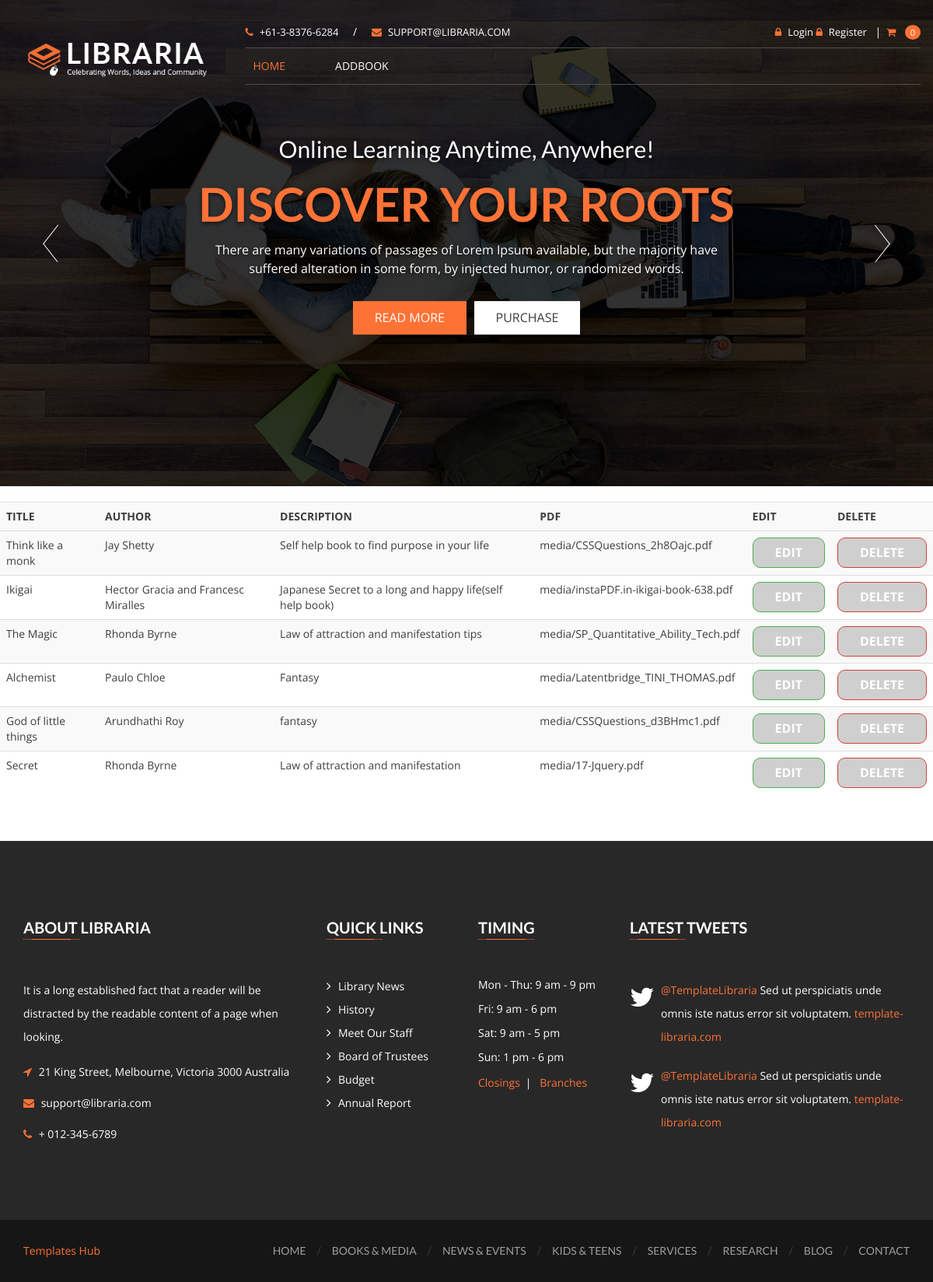
The page /librarianindex/ on the database as committed earlier.
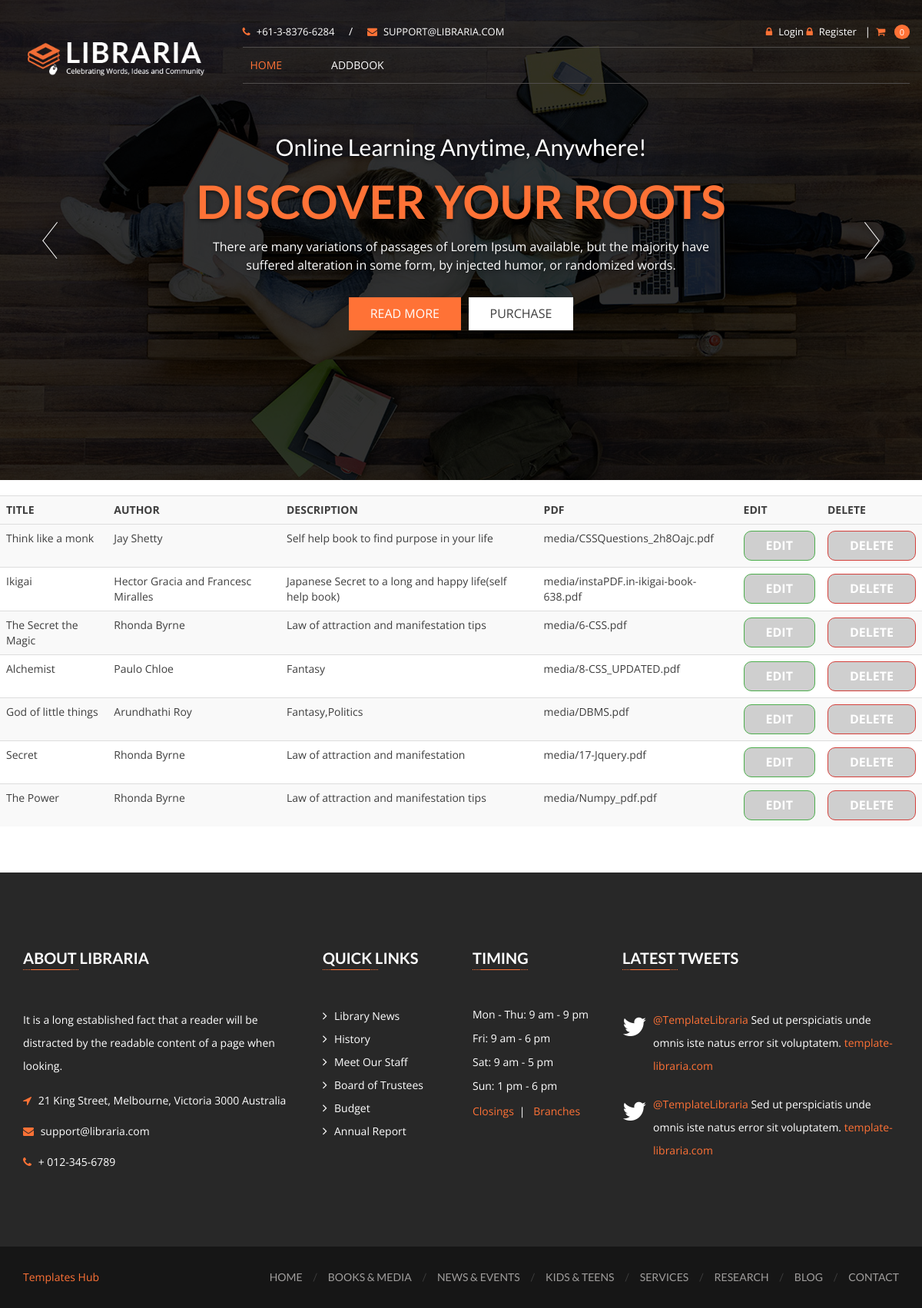
The same page on the database as committed later.
### bookstoreapp/models.py (models this page shows, shortened)
class Book(models.Model):
    name = models.CharField(max_length=100)
    author = models.CharField(max_length=100)
    desc = models.CharField(max_length=1000)
    pdf = models.FileField(upload_to='media',null=True)

### bookstoreapp/views.py (the view)
# urls.py: path('librarianindex/',v.LibrarianIndexView.as_view(),name="librarian/librarianindex"),
class LibrarianIndexView(ListView):
    model=Book
    template_name="librarian/librarianindex.html"
    context_object_name='obj'

### bookstoreapp/templates/librarian/librarianindex.html (shortened to what this page needs)
{% load static %}
<!DOCTYPE html>
<html lang="zxx">
<head>
        <link href="{% static 'theme/css/font-awesome.min.css' %}" rel="stylesheet" type="text/css" />
        <link href="{% static 'theme/css/mmenu.css' %}" rel="stylesheet" type="text/css" />
        <link href="{% static 'theme/css/mmenu.positioning.css' %}" rel="stylesheet" type="text/css" />
        <link href="{% static 'theme/style.css' %}" rel="stylesheet" type="text/css" />
    </head>
    <body>
        <header id="header-v1" class="navbar-wrapper">
            <div class="container">
                <div class="row">
                    <nav class="navbar navbar-default">
                        <div class="row">
                            <div class="col-md-3">
                                <div class="navbar-header">
                                    <div class="navbar-brand">
                                        <h1>
                                            <a href="index-2.html">
                                                <img src="{% static 'theme/images/libraria-logo-v1.png' %}" alt="LIBRARIA" />
                                            </a>
                                        </h1>
                                    </div>
                                </div>
                            </div>
                            <div class="col-md-9">
                                <div class="header-topbar hidden-sm hidden-xs">
                                    <div class="row">
                                        <div class="col-sm-6">
                                            <div class="topbar-info">
                                                <a href="tel:+61-3-8376-6284"><i class="fa fa-phone"></i>+61-3-8376-6284</a>
                                                <span>/</span>
                                                <a href="mailto:support@libraria.com"><i class="fa fa-envelope"></i>support@libraria.com</a>
                                            </div>
                                        </div>
                                        <div class="col-sm-6">
                                            <div class="topbar-links">
                                                <a href="{% url 'registration/loginpage' %}"><i class="fa fa-lock"></i>Login </a>
                                                <a href="{% url 'registration/registerpage' %}"><i class="fa fa-lock"></i>Register</a>
                                                <span>|</span>
                                                <div class="header-cart dropdown">
                                                    <a data-toggle="dropdown" class="dropdown-toggle" href="#">
                                                        <i class="fa fa-shopping-cart"></i>
                                                        <small>0</small>
                                                    </a>
                                                </div>
                                            </div>
                                        </div>
                                    </div>
                                </div>
                                <div class="navbar-collapse hidden-sm hidden-xs">
                                    <ul class="nav navbar-nav">
                                        <li class="dropdown active">
                                            <a data-toggle="dropdown" class="dropdown-toggle disabled" href="{% url 'homepage' %}">HOME</a>
                                        </li>
                                        <li><a href="{% url 'librarian/addbook' %}">ADDBOOK</a></li>
                                </ul>
                            </div>
                        </div>
                    </nav>
                </div>
            </div>
        </header>
        <div data-ride="carousel" class="carousel slide" id="home-v1-header-carousel">
            <div class="carousel-inner">
                <div class="item active">
                    <figure>
                        <img alt="Home Slide" src="{% static 'theme/images/header-slider/home-v1/header-slide.jpg' %}" />
                    </figure>
                    <div class="container">
                        <div class="carousel-caption">
                            <h3>Online Learning Anytime, Anywhere!</h3>
                            <h2>Discover Your Roots</h2>
                            <p>There are many variations of passages of Lorem Ipsum available, but the majority have suffered alteration in some form, by injected humor, or randomized words.</p>
                            <div class="slide-buttons hidden-sm hidden-xs">
                                <a href="#" class="btn btn-primary">Read More</a>
                                <a href="#" class="btn btn-default">Purchase</a>
                            </div>
                        </div>
                    </div>
                </div>
            </div>
            <a class="left carousel-control" href="#home-v1-header-carousel" data-slide="prev"></a>
            <a class="right carousel-control" href="#home-v1-header-carousel" data-slide="next"></a>
        </div>
<body >
    <table class='table table-primary table-striped'>
        <tr>
            <th>TITLE</th>
            <th>AUTHOR</th>
            <th>DESCRIPTION</th>
            <th>PDF</th>
            <th>EDIT</th>
            <th>DELETE</th>
        </tr>
        <tr>
            {% for i in obj %}
        <tr>
            <td>{{i.name}}</td>
            <td>{{i.author}}</td>
            <td>{{i.desc}}</td>
            <td>{{i.pdf}}</td>
            <td>
                <a href="{% url 'librarian/editbookpage' i.id %}" class="btn btn-success badge">EDIT</a>
            </td>
            <td><a class="btn btn-danger badge" href="{%url 'librarian/deletepage' i.id %}">DELETE</a></td>
        </tr>
        {% endfor %}
        </tr>
        <br>
    </table>
    <br>
    <br>
    <footer class="site-footer">
        <div class="container">
            <div id="footer-widgets">
                <div class="row">
                    <div class="col-md-4 col-sm-6 widget-container">
                        <div id="text-2" class="widget widget_text">
                            <h3 class="footer-widget-title">About Libraria</h3>
                            <span class="underline left"></span>
                            <div class="textwidget">
                                It is a long established fact that a reader will be distracted by the readable content of a page when looking.
                            </div>
                            <address>
                                <div class="info">
                                    <i class="fa fa-location-arrow"></i>
                                    <span>21 King Street, Melbourne, Victoria 3000 Australia</span>
                                </div>
                                <div class="info">
                                    <i class="fa fa-envelope"></i>
                                    <span><a href="mailto:support@libraria.com">support@libraria.com</a></span>
                                </div>
                                <div class="info">
                                    <i class="fa fa-phone"></i>
                                    <span><a href="tel:012-345-6789">+ 012-345-6789</a></span>
                                </div>
                            </address>
                        </div>
                    </div>
                    <div class="col-md-2 col-sm-6 widget-container">
                        <div id="nav_menu-2" class="widget widget_nav_menu">
                            <h3 class="footer-widget-title">Quick Links</h3>
                            <span class="underline left"></span>
                            <div class="menu-quick-links-container">
                                <ul id="menu-quick-links" class="menu">
                                    <li><a href="#">Library News</a></li>
                                    <li><a href="#">History</a></li>
                                    <li><a href="#">Meet Our Staff</a></li>
                                    <li><a href="#">Board of Trustees</a></li>
                                    <li><a href="#">Budget</a></li>
                                    <li><a href="#">Annual Report</a></li>
                                </ul>
                            </div>
                        </div>
                    </div>
                    <div class="col-md-2 col-sm-6 widget-container">
                        <div id="text-4" class="widget widget_text">
                            <h3 class="footer-widget-title">Timing</h3>
                            <span class="underline left"></span>
                            <div class="timming-text-widget">
                                <time datetime="2017-02-13">Mon - Thu: 9 am - 9 pm</time>
                                <time datetime="2017-02-13">Fri: 9 am - 6 pm</time>
                                <time datetime="2017-02-13">Sat: 9 am - 5 pm</time>
                                <time datetime="2017-02-13">Sun: 1 pm - 6 pm</time>
                                <ul>
                                    <li><a href="#">Closings</a></li>
                                    <li><a href="#">Branches</a></li>
                                </ul>
                            </div>
                        </div>
                    </div>
                    <div class="col-md-4 col-sm-6 widget-container">
                        <div class="widget twitter-widget">
                            <h3 class="footer-widget-title">Latest Tweets</h3>
                            <span class="underline left"></span>
                            <div id="twitter-feed">
                                <ul>
                                    <li>
                                        <p><a href="#">@TemplateLibraria</a> Sed ut perspiciatis unde omnis iste natus error sit voluptatem. <a href="#">template-libraria.com</a></p>
                                    </li>
                                    <li>
                                        <p><a href="#">@TemplateLibraria</a> Sed ut perspiciatis unde omnis iste natus error sit voluptatem. <a href="#">template-libraria.com</a></p>
                                    </li>
                                </ul>
                            </div>
                        </div>
                    </div>
                </div>
            </div>
        </div>
        <div class="sub-footer">
            <div class="container">
                <div class="row">
                    <div class="footer-text col-md-3">
                        <p><a target="_blank" href="https://www.templateshub.net">Templates Hub</a></p>
                    </div>
                    <div class="col-md-9 pull-right">
                        <ul>
                            <li><a href="index-2.html">Home</a></li>
                            <li><a href="books-media-list-view.html">Books &amp; Media</a></li>
                            <li><a href="news-events-list-view.html">News &amp; Events</a></li>
                            <li><a href="#">Kids &amp; Teens</a></li>
                            <li><a href="services.html">Services</a></li>
                            <li><a href="#">Research</a></li>
                            <li><a href="blog.html">Blog</a></li>
                            <li><a href="contact.html">Contact</a></li>
                        </ul>
                    </div>
                </div>
            </div>
        </div>
    </footer>
</body>
</html>

Rows that differ between the two databases and show on the page:
changed Book: name "The Magic" → "The Secret the Magic"; pdf "media/SP_Quantitative_Ability_Tech.pdf" → "media/6-CSS.pdf"
changed Book "Alchemist": pdf "media/Latentbridge_TINI_THOMAS.pdf" → "media/8-CSS_UPDATED.pdf"
changed Book "God of little things": desc "fantasy" → "Fantasy,Politics"; pdf "media/CSSQuestions_d3BHmc1.pdf" → "media/DBMS.pdf"
added Book: name "The Power", author "Rhonda Byrne", desc "Law of attraction and manifestation tips", pdf "media/Numpy_pdf.pdf"
